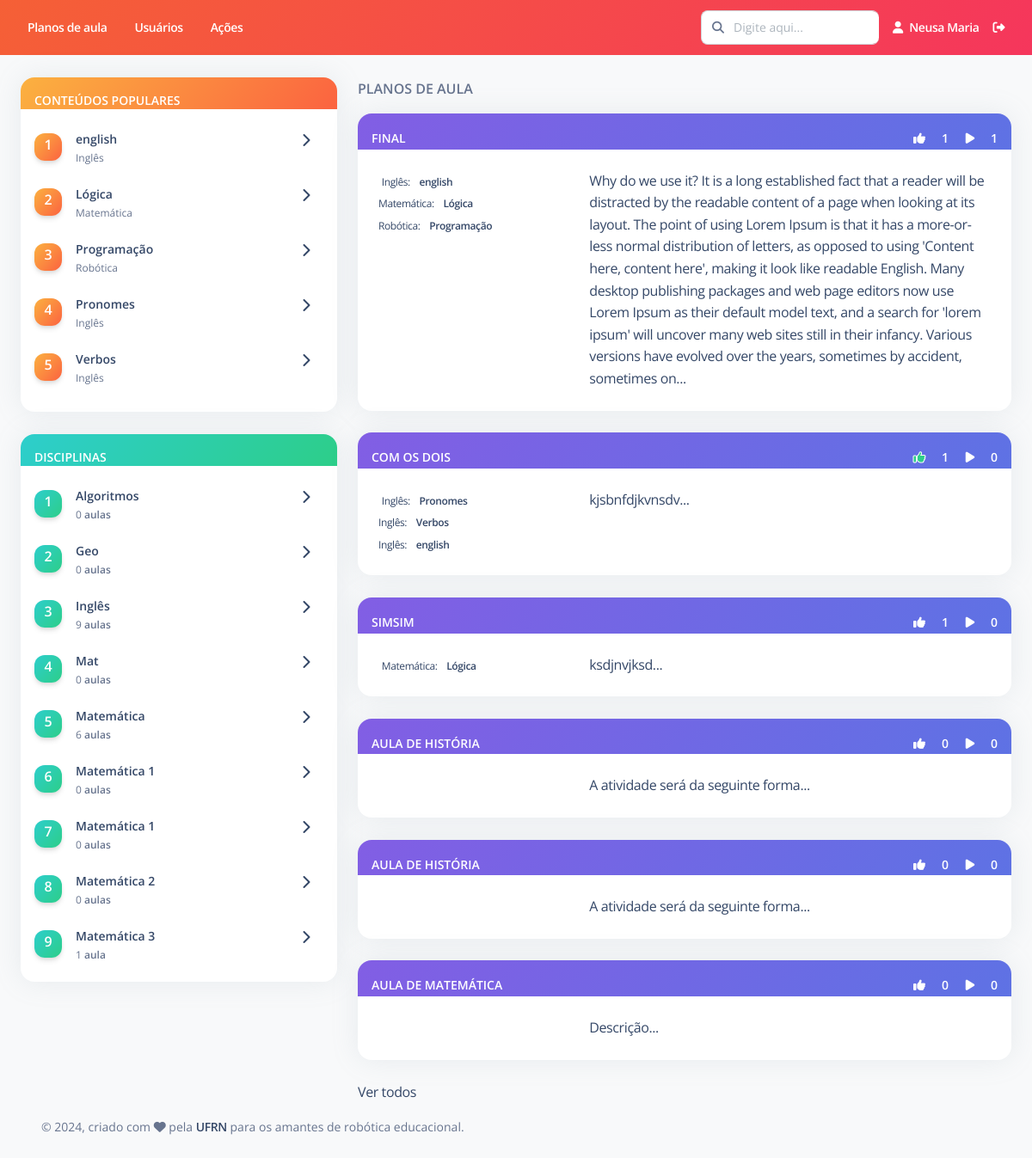
/ (signed in), run on the app's committed database.
### Disciplina/models.py (models this page shows, shortened)
class Conteudo(models.Model):
    nome = models.CharField(max_length=200, verbose_name="Nome")
    disciplina = models.ForeignKey(Disciplina, on_delete=models.RESTRICT, related_name="conteudos", verbose_name="Disciplina")
    status = models.CharField(max_length=7, choices=STATUS, default='Ativo')
    class Meta:
        ordering = ['disciplina', 'nome']
        verbose_name = "Conteúdo"
        verbose_name_plural = "Conteúdos"

class Disciplina(models.Model):
    nome = models.CharField(max_length=200, verbose_name="Nome")
    status = models.CharField(max_length=7, choices=STATUS, default='Ativo')
    def __str__(self):
        return self.nome
    class Meta:
        ordering = ['nome']
        verbose_name = "Disciplina"
        verbose_name_plural = "Disciplinas"

### PlanoAula/models.py (models this page shows, shortened)
class PlanoAula(models.Model):
    criador = models.ForeignKey(Usuario, on_delete=models.RESTRICT,null=True, verbose_name="Responsável")
    data_criacao = models.DateTimeField(default=timezone.now, verbose_name="Data de criação")
    titulo = models.CharField(max_length=200, verbose_name="Título")
    contextualizacao = models.TextField(verbose_name="Contextualização")
    descricao_atividade = models.TextField(verbose_name="Descrição da atividade")
    avaliacao = models.TextField(verbose_name="Critérios de avaliação", blank=True, null=True)
    conteudos = models.ManyToManyField(Conteudo, related_name="planos_de_aula", verbose_name="Conteúdos")
    robo_equipamento = models.CharField(max_length=200, blank=True, null=True, verbose_name="Equipamento")
    robo_descricao = models.TextField(blank=True, null=True, verbose_name="Descrição do robô")
    robo_link = models.TextField(verbose_name="Links", blank=True, null=True)
    prog_linguagem = models.CharField(max_length=200, blank=True, null=True, verbose_name="Linguagem de programação")
    prog_descricao = models.TextField(blank=True, null=True, verbose_name="Descrição da programação")
    prog_link = models.TextField(verbose_name="Links", blank=True, null=True)
    prog_codigos = models.FileField(upload_to=diretorio_plano_aula, blank=True, null=True, verbose_name="Códigos")
    robo_pdf = models.FileField(upload_to=diretorio_plano_aula, blank=True, null=True, verbose_name="Manual de montagem do robô")
    class Meta:
        ordering = ['titulo']
        verbose_name = "Plano de aula"
        verbose_name_plural = "Planos de aula"

### PlanoAula/views.py (the view)
# urls.py: 2. Add a URL to urlpatterns:  path('', views.home, name='home')
@login_required
def home(request):
    if (not request.user.first_name or not request.user.last_name):
        return redirect('usuario:completar_cadastro', pk = request.user.pk)
    planos_aula = PlanoAula.objects.all()
    conteudos = list(Conteudo.objects.filter(status='Ativo'))
    disciplinas = list(Disciplina.objects.filter(status='Ativo'))
    inf_disciplinas = encontrar_planos_aula_disciplina(planos_aula, disciplinas)
    principais_conteudos = encontrar_principais_conteudos(likes_execucao_por_conteudo(planos_aula, conteudos), 5)
    principais_planos_aula = encontrar_principais_planos_aula(planos_aula, 6)
    informacoes = {
        'lista_planos_aula': planos_aula[:10],
        'principais_conteudos': principais_conteudos,
        'principais_planos_aula': principais_planos_aula,
        'inf_disciplinas': inf_disciplinas
    }
    return render(request, "home.html", informacoes)

### PlanoAula/templatetags/attribute_tags.py (called while the page is built)
@register.filter
def encontrar_usuario_lista(qs, usuario):
    lista = list(qs.values_list('usuario', flat=True))
    if usuario in lista:
        return True
    else:
        return False

### PlanoAula/views.py (called while the page is built)
def encontrar_planos_aula_disciplina(planos_aula, disciplinas):
    inf_disciplinas = []
    for disciplina in disciplinas:
        informacoes = []
        informacoes.append(disciplina)
        informacoes.append(0)
        inf_disciplinas.append(informacoes)
    for plano_aula in planos_aula:
        disciplinas_pa = []
        for conteudo in plano_aula.conteudos.all():
            if conteudo.disciplina not in disciplinas_pa:
                disciplinas_pa.append(conteudo.disciplina)
        for disciplina in disciplinas_pa:
            indice = disciplinas.index(disciplina)
            inf_disciplinas[indice][1] += 1
    return inf_disciplinas

def likes_execucao_por_conteudo(planos_aula, conteudos):
    likes = LikePlanoAula.objects.all()
    execucoes = ExecucaoPlanoAula.objects.all()
    inf_conteudos = []
    for conteudo in conteudos:
        informacoes = []
        informacoes.append(conteudo)
        informacoes.append(0)
        inf_conteudos.append(informacoes)
    for plano_aula in planos_aula:
        likes = list(LikePlanoAula.objects.filter(plano_aula=plano_aula).values_list('usuario', flat=True))
        execucoes = list(ExecucaoPlanoAula.objects.filter(plano_aula=plano_aula).values_list('usuario', flat=True))
        quantidade_likes_execucoes = len(set(likes + execucoes))
        for indice, conteudo in enumerate(conteudos):
            if conteudo in plano_aula.conteudos.all():
                inf_conteudos[indice][1] += quantidade_likes_execucoes
    return inf_conteudos

def encontrar_principais_planos_aula(planos_aula, quantidade):
    inf_planos_aula = []
    for plano_aula in planos_aula:
        likes = list(LikePlanoAula.objects.filter(plano_aula=plano_aula).values_list('usuario', flat=True))
        execucoes = list(ExecucaoPlanoAula.objects.filter(plano_aula=plano_aula).values_list('usuario', flat=True))
        quantidade_likes_execucoes = len(set(likes + execucoes))
        inf_planos_aula.append([plano_aula, quantidade_likes_execucoes])
    inf_planos_aula.sort(key = lambda x: x[1], reverse=True)
    return inf_planos_aula[0:quantidade]

def encontrar_principais_conteudos(inf_conteudos, quantidade):
    inf_conteudos.sort(key = lambda x: x[1], reverse=True)
    return inf_conteudos[0:quantidade]

### templates/home.html (shortened to what this page needs)
    {% extends "Base/base.html" %}
    {% load static %}
    {% load attribute_tags %}
    {% block conteudo %}
    <br>
    <div class="row">
        <div class="col-lg-4 col-md-4">
            <div class="card">
                <div class="card-header pb-0 p-3 bg-gradient-warning">
                    <p class="text-sm mb-0 text-uppercase text-white font-weight-bold">Conteúdos populares</p>
                </div>
                <div class="card-body p-3 overflow-auto">
                    <ul class="list-group">
                        {% for conteudo in principais_conteudos %}
                        <li class="list-group-item border-0 d-flex justify-content-between ps-0 mb-2 border-radius-lg">
                            <div class="d-flex align-items-center">
                                <div class="icon icon-shape icon-sm me-3 bg-gradient-warning shadow text-center">
                                    <p class="text-white font-weight-bold">{{ forloop.counter }}</p>
                                </div>
                                <div class="d-flex flex-column">
                                    <h6 class="mb-1 text-dark text-sm">{{ conteudo.0.nome }}</h6>
                                    <span class="text-xs">{{ conteudo.0.disciplina }}</span>
                                </div>
                            </div>
                            <div class="d-flex">
                                <a href="{% url 'plano_aula:listar' %}?conteudos={{conteudo.0.id}}"><i class="fa fa-chevron-right"></i></a>
                            </div>
                        </li>
                        {% endfor %}
                    </ul>
                </div>
            </div>
            <br>
            <div class="card">
                <div class="card-header home pb-0 p-3 bg-gradient-success">
                    <p class="text-sm mb-0 text-uppercase text-white font-weight-bold">Disciplinas</p>
                </div>
                <div class="card-body p-3 overflow-auto" style="height:600px">
                    <ul class="list-group">
                        {% for disciplina in inf_disciplinas %}
                        <li class="list-group-item border-0 d-flex justify-content-between ps-0 mb-2 border-radius-lg">
                            <div class="d-flex align-items-center">
                                <div class="icon icon-shape icon-sm me-3 bg-gradient-success shadow text-center">
                                    <p class="text-white font-weight-bold opacity-10">{{ forloop.counter }}</p>
                                </div>
                                <div class="d-flex flex-column">
                                    <h6 class="mb-1 text-dark text-sm">{{ disciplina.0 }}</h6>
                                    <span class="text-xs">{{ disciplina.1 }} <span class="font-weight-bold">
                                    {% if disciplina.1 == 1 %}
                                        aula</span></span>
                                    {% else %} aulas </span>
                                    </span>
                                    {% endif %}
                                </div>
                            </div>
                            <div class="d-flex">
                                <a href="{% url 'plano_aula:listar' %}?conteudos__disciplina={{disciplina.0.id}}"><i class="fa fa-chevron-right"></i></a>
                            </div>
                        </li>
                        {% endfor %}
                    </ul>
                </div>
            </div>
        </div>
        <div class="col-lg-8 col-md-8">
            <p class="text-uppercase font-weight-bold">Planos de aula</p>
            {% for plano_aula in principais_planos_aula %}
                <div class="card">
                    <div class="card-header bg-gradient-primary pb-0 p-3">
                        <span class="text-sm mb-0 text-uppercase text-white font-weight-bold">{{plano_aula.0.titulo}}</span>
                        <div class="float-end">
                            <span class="text-sm mb-0 text-uppercase text-white font-weight-bold">
                                {% if plano_aula.0.likes.all|encontrar_usuario_lista:user.id %}
                                    <a onclick="marcar_favorito({{plano_aula.0.id}}, {{user.id}}, 'todos')">
                                        <i class="fas fa-thumbs-up px-3" id="icon_thumbs_up_{{plano_aula.0.id}}"
                                        style="color: var(--bs-success);
                                                -webkit-text-stroke: 1px white;"></i>
                                    </a>
                                {% else %}
                                    <a onclick="marcar_favorito({{plano_aula.0.id}}, {{user.id}}, 'todos')">
                                        <i class="fas fa-thumbs-up px-3" id="icon_thumbs_up_{{plano_aula.0.id}}"
                                        style="color: white;"></i>
                                    </a>
                                {% endif %}
                                <span id="contador_thumbs_up_{{plano_aula.0.id}}">{{ plano_aula.0.likes.count }}</span>
                            </span>
                            <span class="text-sm mb-0 text-uppercase text-white font-weight-bold">
                                {% if plano_aula.0.execucoes.all|encontrar_usuario_lista:user.id %}
                                    <a onclick="marcar_executado({{plano_aula.0.id}}, {{user.id}}, 'todos')">
                                        <i class="fas fa-play px-3" id="icon_play_{{plano_aula.0.id}}"
                                        style="color: var(--bs-success);
                                                -webkit-text-stroke: 1px white;"></i>
                                    </a>
                                {% else %}
                                    <a onclick="marcar_executado({{plano_aula.0.id}}, {{user.id}}, 'todos')">
                                        <i class="fas fa-play px-3" id="icon_play_{{plano_aula.0.id}}"
                                        style="color: white;"></i>
                                    </a>
                                {% endif %}
                                <span id="contador_play_{{plano_aula.0.id}}">{{ plano_aula.0.execucoes.count }}</span>
                            </span>
                        </div>
                    </div>
                    <a href="{% url 'plano_aula:detalhes' pk=plano_aula.0.pk %}">
                        <div class="card-body row">
                            <div class="col-4">
                                {% for conteudo in plano_aula.0.conteudos.all %}
                                    <span class="mb-2 text-xs">{{conteudo.disciplina}}:
                                        <span class="text-dark font-weight-bold ms-sm-2">{{conteudo.nome}}</span>
                                    </span>
                                    <br>
                                {% endfor %}
                            </div>
                            <div class="col-8">
                                <div class="overflow-auto">
                                    {{ plano_aula.0.descricao_atividade|slice:":600" }}...
                                </div>
                            </div>
                        </div>
                    </a>
                </div>
                <br>
            {% endfor %}
            <a href="">Ver todos</a>
        </div>
    </div>
    {% endblock %}

### templates/Base/navbar-horizontal.html (shortened to what this page needs)
{% load static %}
      <div class="collapse navbar-collapse mt-sm-0 mt-2 me-md-0 me-sm-4" id="navbar">
        <div class="navbar-nav mr-auto">
          <ul class="navbar-nav justify-content-end">
            <li class="nav-item px-3 d-flex align-items-center">
              <a href="{% url 'plano_aula:listar' %}" class="nav-link font-weight-bold px-0 text-white">
                <span class="d-sm-inline d-none">Planos de aula</span>
              </a>
            </li>
            <li class="nav-item px-3 d-flex align-items-center">
              <a href="" class="nav-link font-weight-bold px-0 text-white">
                <span class="d-sm-inline d-none">Usuários</span>
              </a>
            </li>
            <li class="nav-item px-3 d-flex align-items-center">
              <a href="{% url 'acoes:listar' %}" class="nav-link font-weight-bold px-0 text-white">
                <span class="d-sm-inline d-none">Ações</span>
              </a>
            </li>
          </ul>
        </div>
        <div class="navbar-nav ml-auto collapse navbar-collapse justify-content-end">
          <div class="pe-md-3 d-flex align-items-center">
            <div class="input-group">
              <span class="input-group-text text-body"><i class="fa fa-search" aria-hidden="true"></i></span>
              <input type="text" class="form-control" placeholder="Digite aqui...">
            </div>
          </div>
          <ul class="navbar-nav justify-content-end">
            <li class="nav-item d-flex align-items-center">
              <a href="" class="nav-link font-weight-bold px-0 text-white">
                <i class="fa fa-user me-sm-1"></i>
                <span class="d-sm-inline d-none">{{user.first_name}} {{user.last_name}}</span>
              </a>
            </li>
            <li class="nav-item px-3 d-flex align-items-center">
              <a href="javascript:;" class="nav-link p-0 text-white">
                <i class="fa fa-sign-out-alt fixed-plugin-button-nav cursor-pointer"></i>
              </a>
            </li>
          </ul>
        </div>
      </div>

### static/assets/css/nucleo-svg.css (style rules this page uses)
.icon { display: inline-block; color: #111111; height: 1em; width: 1em; }
.icon-sm { height: 0.8em; width: 0.8em; }
.icon { fill: currentColor; stroke: none; }

### data on the page
Conteudo: nome "english", disciplina.nome "Inglês", disciplina "Inglês"
Conteudo: nome "Lógica", disciplina.nome "Matemática", disciplina "Matemática"
Conteudo: nome "Programação", disciplina.nome "Robótica", disciplina "Robótica"
Conteudo: nome "Pronomes", disciplina.nome "Inglês", disciplina "Inglês"
Conteudo: nome "Verbos", disciplina.nome "Inglês", disciplina "Inglês"
Disciplina: nome "Algoritmos", disciplina "0", shows "aulas"
Disciplina: nome "Geo", disciplina "0", shows "aulas"
Disciplina: nome "Inglês", disciplina "9", shows "aulas"
Disciplina: nome "Mat", disciplina "0", shows "aulas"
Disciplina: nome "Matemática", disciplina "6", shows "aulas"
Disciplina: nome "Matemática 1", disciplina "0", shows "aulas"
Disciplina: nome "Matemática 1", disciplina "0", shows "aulas"
Disciplina: nome "Matemática 2", disciplina "0", shows "aulas"
Disciplina: nome "Matemática 3", disciplina "1", shows "aula"
PlanoAula: titulo "FINAL", id "1", descricao_atividade "Why do we use it? It is a long established fact that a reader will be distracted by the readable content of a page when looking at its layout. The point of using Lorem Ipsum is that it has a more-or-less normal distribution of letters, as opposed to using 'Content here, content here', making it look like readable English. Many desktop publishing packages and web page editors now use Lorem Ipsum as their default model text, and a search for 'lorem ipsum' will uncover many web sites still in their infancy. Various versions have evolved over the years, sometimes by accident, sometimes on"
PlanoAula: titulo "COM OS DOIS", id "1", id "0", descricao_atividade "kjsbnfdjkvnsdv"
PlanoAula: titulo "SIMSIM", id "1", id "0", descricao_atividade "ksdjnvjksd"
PlanoAula: titulo "AULA DE HISTÓRIA", id "0", descricao_atividade "A atividade será da seguinte forma"
PlanoAula: titulo "AULA DE HISTÓRIA", id "0", descricao_atividade "A atividade será da seguinte forma"
PlanoAula: titulo "AULA DE MATEMÁTICA", id "0", descricao_atividade "Descrição"

### other printed values
{{ user.first_name }} "Neusa"
{{ user.last_name }} "Maria"
